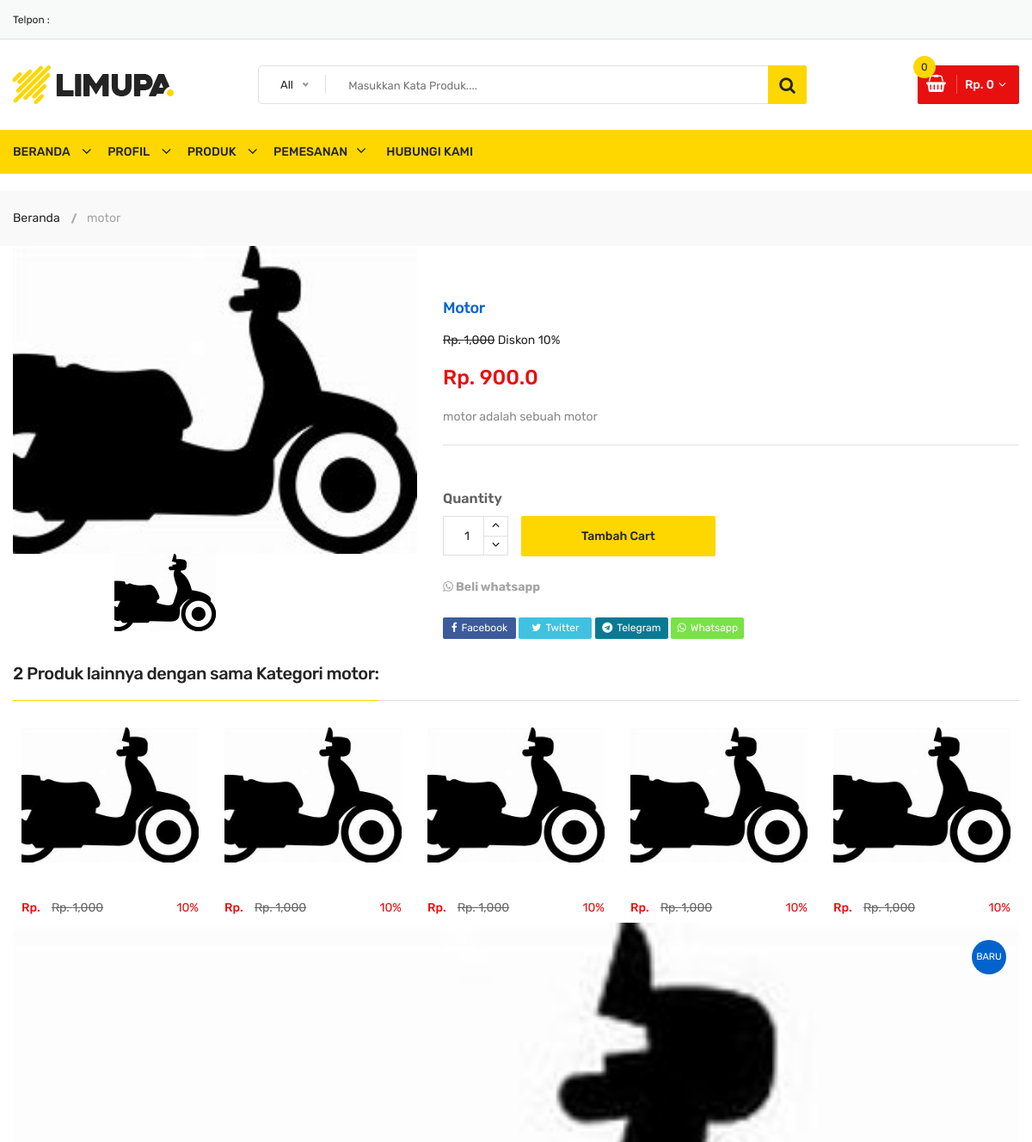
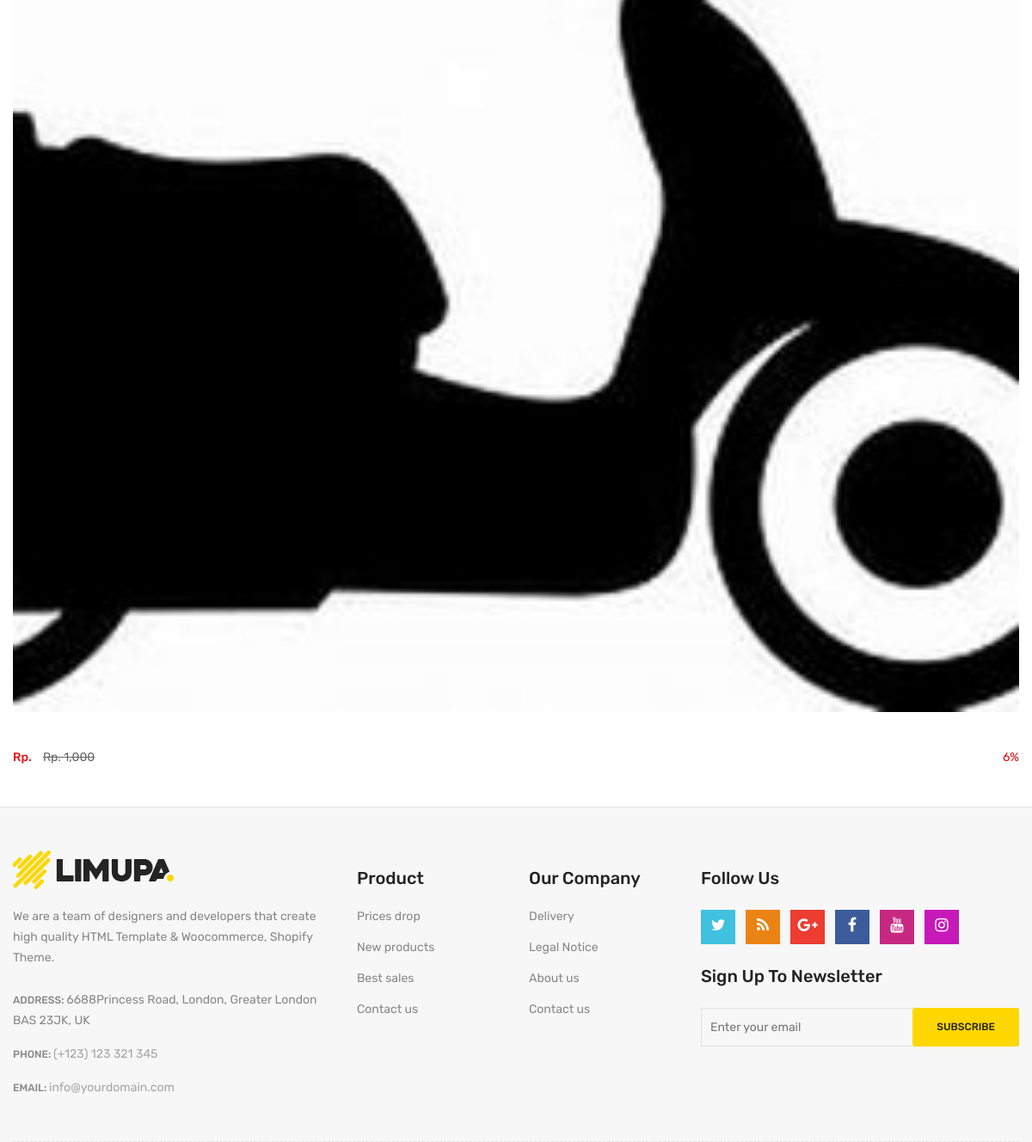
The page /motor/motor on the database its author committed (2 pictures, top to bottom).
### decky/models.py (models this page shows, shortened)
class Produk(models.Model):
    KETERANGAN=(
        ('Baru', 'Baru'),
        ('Lama' , 'Lama'),
    )
    class Meta:
        verbose_name_plural ="Data Produk"
    kategori = models.ForeignKey(Kategori, null=True, blank=True, related_name="produks", on_delete=models.SET_NULL)
    nama_produk = models.CharField(max_length=200, blank=True, null=True)
    gambar = ResizedImageField(size=[270, 250], quality=80, crop=['middle', 'center'] , upload_to='gambar/product', blank=False, null=True, verbose_name="Gambar (270 x 250 pixel)")
    gambar_satu = ResizedImageField(size=[270, 250], quality=80, crop=['middle', 'center'] , upload_to='gambar/product', blank=True, null=True, verbose_name="Gambar (270 x 250 pixel)")
    gambar_dua = ResizedImageField(size=[270, 250], quality=80, crop=['middle', 'center'] , upload_to='gambar/product', blank=True, null=True, verbose_name="Gambar (270 x 250 pixel)")
    gambar_tiga = ResizedImageField(size=[270, 250], quality=80, crop=['middle', 'center'] , upload_to='gambar/product', blank=True, null=True, verbose_name="Gambar (270 x 250 pixel)")
    gambar_empat = ResizedImageField(size=[270, 250], quality=80, crop=['middle', 'center'] , upload_to='gambar/product', blank=True, null=True, verbose_name="Gambar (270 x 250 pixel)")
    gambar_lima= ResizedImageField(size=[270, 250], quality=80, crop=['middle', 'center'] , upload_to='gambar/product', blank=True, null=True, verbose_name="Gambar (270 x 250 pixel)")
    slug = models.SlugField(max_length=200, unique=True)
    keterangan = RichTextField(blank=True, null=True)
    harga = models.IntegerField(blank=True, null=True)
    no_whatsup = models.CharField(max_length=200, blank=True, null=True)
    tanggal_upload= models.DateTimeField(auto_now_add=True, null=True)
    diskon = models.IntegerField(default=0,  blank=True, null=True, verbose_name="Diskon %")
    dibeli = models.IntegerField(default=0,  blank=True, null=True)
    keterangan_barang = models.CharField(max_length=200, null=True, choices=KETERANGAN)
    @property
    def setelah_diskon(self):
        if self.diskon == 0 :
            nilai_diskon = self.harga
        else:
            jml = self.diskon / 100
            nilai_diskon = self.harga - (jml * self.harga)
        return nilai_diskon

class Kategori(models.Model):
    nama = models.CharField(max_length=200, blank= True, null= False)
    aktif = models.BooleanField(default= True)
    banner_satu = ResizedImageField(size=[575, 200], quality=80, crop=['middle', 'center'] , upload_to='gambar/banner', blank=True, null=True, verbose_name="Gambar 1 (575 x 200 pixel)")
    banner_dua = ResizedImageField(size=[575, 200], quality=80, crop=['middle', 'center'] , upload_to='gambar/banner', blank=True, null=True, verbose_name="Gambar 1 (575 x 200 pixel)")
    slug = models.SlugField(max_length=200, null=True,blank=True, unique=True)
    class Meta:
        verbose_name_plural ="Data Kategori"

### decky/views.py (the view)
# urls.py: path('<slug:kategori_slug>/<slug:slug>', views.produk, name="produk"),
def produk(request, kategori_slug, slug):
    produk = get_object_or_404(Produk, slug=slug)
    related = Produk.objects.filter(kategori=produk.kategori.id)
    jml = related.count()
    cart_product_form = CartAddProductForm()
    context = {
        "judul": "Halaman Produk Kami",
        "produk": produk,
        "related": related,
        "jml": jml,
        "cart_product_form": cart_product_form,
    }
    return render(request, 'produk.html', context)

### kurniawanp/forms.py
class CartAddProductForm(forms.Form):
    update = forms.BooleanField(required=False, initial=False,
    widget=forms.HiddenInput)

### decky/views.py (called while the page is built)
def kategoriberanda(request):
    kategori = Kategori.objects.filter(aktif=True).order_by('-id')
    return {'kategori': kategori}

def modalberita(request):
    modalproduk = Produk.objects.order_by('-id')
    return {'modalproduk': modalproduk}

def statisweb(request):
    statis = Statis.objects.order_by('-id')
    return {'statis': statis}

### kurniawanp/keranjang.py (called while the page is built)
    def __len__(self):
        return sum(item['quantity'] for item in self.cart.values())

    def get_total_price(self):
        return sum(Decimal(item['price']) * item['quantity'] for item in self.cart.values())

### kurniawanp/konteks.py (called while the page is built)
def keranjang(request):
    return {'keranjang': Cart(request)}

### decky/templates/produk.html (shortened to what this page needs)
{% extends "base.html" %}
{% load static %}
{% load humanize %}
{% block content %}
<div class="breadcrumb-area">
    <div class="container">
        <div class="breadcrumb-content">
            <ul>
                <li><a href="{% url 'beranda'%}">Beranda</a></li>
                <li class="active">{{produk.nama_produk}}</li>
            </ul>
        </div>
    </div>
</div>
<div class="content-wraper">
    <div class="container">
        <div class="row single-product-area">
            <div class="col-lg-5 col-md-6">
                <div class="product-details-left">
                    <div class="product-details-images slider-navigation-1">
                        <div class="lg-image">
                            <a class="popup-img venobox vbox-item" href="{{produk.gambar.url}}" data-gall="myGallery"><img src="{{produk.gambar.url}}" alt="{{produk.nama_produk}}">
                            </a>
                        </div>
                    </div>
                    <div class="product-details-thumbs slider-thumbs-1">
                        <div class="sm-image"><img src="{{produk.gambar.url}}" alt="{{produk.nama_produk}}"></div>
                    </div>
                </div>
            </div>
            <div class="col-lg-7 col-md-6">
                <div class="product-details-view-content pt-60">
                    <div class="product-info">
                        <h2>{{produk.nama_produk}}</h2>
                        {% if produk.diskon == 0 %}
                                    <div class="price-box pt-20">
                                        <span class="new-price new-price-2">Rp. {{produk.harga|intcomma}}</span>
                                    </div>
                            {% else %}
                                    <span class="old-price"><s>Rp. {{produk.harga|intcomma}}</s></span>
                                    Diskon <span class="discount-percentage">{{produk.diskon}}%</span>
                                    <div class="price-box pt-20">
                                        <span class="new-price new-price-2">Rp. {{produk.setelah_diskon|intcomma}}</span>
                                    </div>
                                    {% endif %}
                        <div class="product-desc">
                            <p>
                                <span>{{produk.keterangan|safe}} </span>
                            </p>
                        </div>
                        <div class="single-add-to-cart">
                            <form action="{% url "cart_add" produk.id %}" method="post" class="cart-quantity">
                                <div class="quantity">
                                    <label>Quantity</label>
                                    <div class="cart-plus-minus">
                                        <input class="cart-plus-minus-box" name="quantity" value="1"type="text">
                                        <div class="dec qtybutton"><i class="fa fa-angle-down"></i></div>
                                        <div class="inc qtybutton"><i class="fa fa-angle-up"></i></div>
                                    </div>
                                </div>
                                <button class="add-to-cart" type="submit">Tambah cart</button>
                            </form>
                        </div>
                        <div class="product-additional-info pt-25">
                            <li><a class="links-details" href="https://api.whatsapp.com/send?phone={{produk.no_whatsup}}&text=Saya%20ingin%20pemesan%20product%20{{produk.nama_produk}}%20apakah%20tersedia%20?%20" target="_blank"><b><i class="fa fa-whatsapp"></i> Beli whatsapp</b></a> <div class="product-social-sharing pt-25">
                                <ul>
                                    <li class="facebook"><a href="http://www.facebook.com/sharer.php?u=https://{{domain}}/{{produk.kategori.slug}}/{{produk.slug}}" target="_blank">
                                        <i class="fa fa-facebook"></i>Facebook</a></li>
                                    <li class="twitter"><a href="https://twitter.com/share?url=https://{{domain}}/{{produk.kategori.slug}}/{{produk.slug}}" target="_blank">
                                        <i class="fa fa-twitter"></i>Twitter</a></li>
                                    <li class="telegram"><a href="https://telegram.me/share/url?url=https://{{domain}}/{{produk.kategori.slug}}/{{produk.slug}}" target="_blank">
                                        <i class="fa fa-telegram"></i>Telegram</a></li>
                                    <li class="whatsapp"><a href="whatsapp://send?text=https://{{domain}}/{{produk.kategori.slug}}/{{produk.slug}}" target="_blank">
                                        <i class="fa fa-whatsapp"></i>Whatsapp</a></li>
                        </div>
                    </div>
                </div>
            </div>
        </div>
    </div>
</div>
<section class="product-area li-laptop-product pt-30 pb-50">
    <div class="container">
        <div class="row">
            <div class="col-lg-12">
                <div class="li-section-title">
                    <h2>
                        <span>{{jml}} Produk lainnya dengan sama Kategori {{produk.kategori.nama}}:</span>
                    </h2>
                </div>
                <div class="row">
                    <div class="product-active owl-carousel">
                        {% for rel in related %}
                        <div class="col-lg-12">
                            <div class="single-product-wrap">
                                <div class="product-image">
                                    <a href="{% url 'produk' rel.kategori.slug rel.slug %}">
                                        <img src="{{rel.gambar.url}}" alt="{{rel.nama_produk}}">
                                    </a>
                                    {% if rel.keterangan_barang == "Baru" %}
                                                <span class="sticker">Baru</span>
                                    {% endif %}
                                </div>
                                </div>
                                <div class="product_desc">
                                    <div class="product_desc_info">
                                        <h4><a class="product_name" href="{% url 'produk' rel.kategori.slug rel.slug %}">{{tren.nama_produk}}</a></h4>
                                        <div class="price-box">
                                            {% if rel.diskon == 0 %}
                                                        <span class="new-price new-price-2">Rp. {{rel.harga|intcomma}}</span>
                                                    {% else %}
                                                        <span class="new-price new-price-2">Rp. {{rel.setela_diskon|intcomma}}</span>
                                                        <span class="old-price">Rp. {{rel.harga|intcomma}}</span>
                                                        <span class="discount-percentage">{{rel.diskon}}%</span>
                                                    {% endif %}
                                        </div>
                                    </div>
                                </div>
                            </div>
                        </div>
                        {% empty %}
                        <div class="col-lg-12">
                            <div class="alert alert-danger">Produk Kosong</div>
                        </div>
                        {% endfor %}
                    </div>
                </div>
            </div>
        </div>
    </div>
{% endblock content %}

### static/css/responsive.css (style rules this page uses)
@media (min-width: 1200px) and (max-width: 1500px) { .container { max-width: 1170px; padding-left: 0; padding-right: 0; } }

### rows shown on the page
Produk: nama_produk "motor", gambar (picture), nama_produk "Motor", harga "1,000", diskon "10", setelah_diskon "900.0", keterangan "motor adalah sebuah motor", kategori.nama "motor"
Produk: gambar (picture), keterangan_barang "BARU", diskon "6"

### other values the page prints
{{ jml }} "2"
